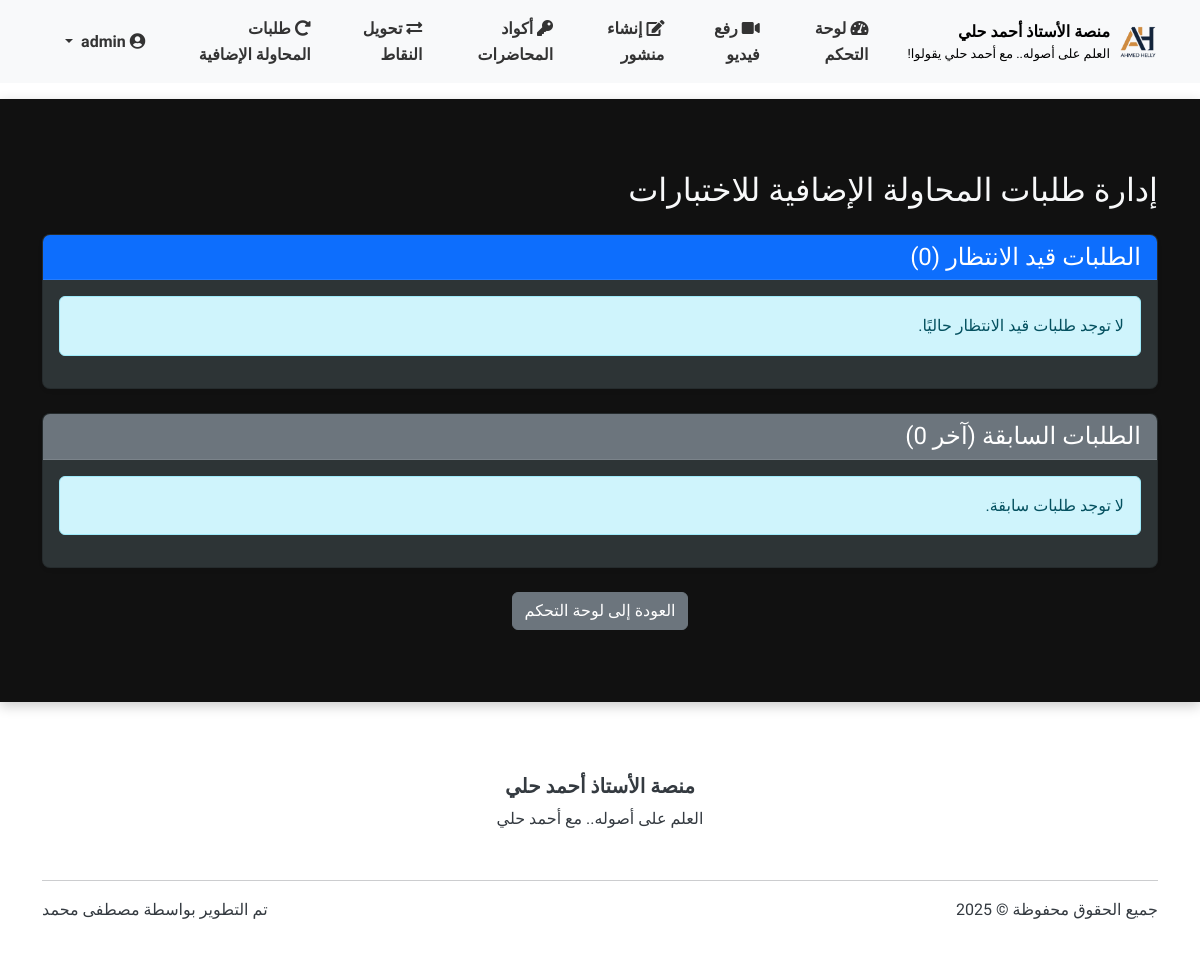
/admin/tests/admin/retry_requests (signed in), run on an earlier commit of the app's database.
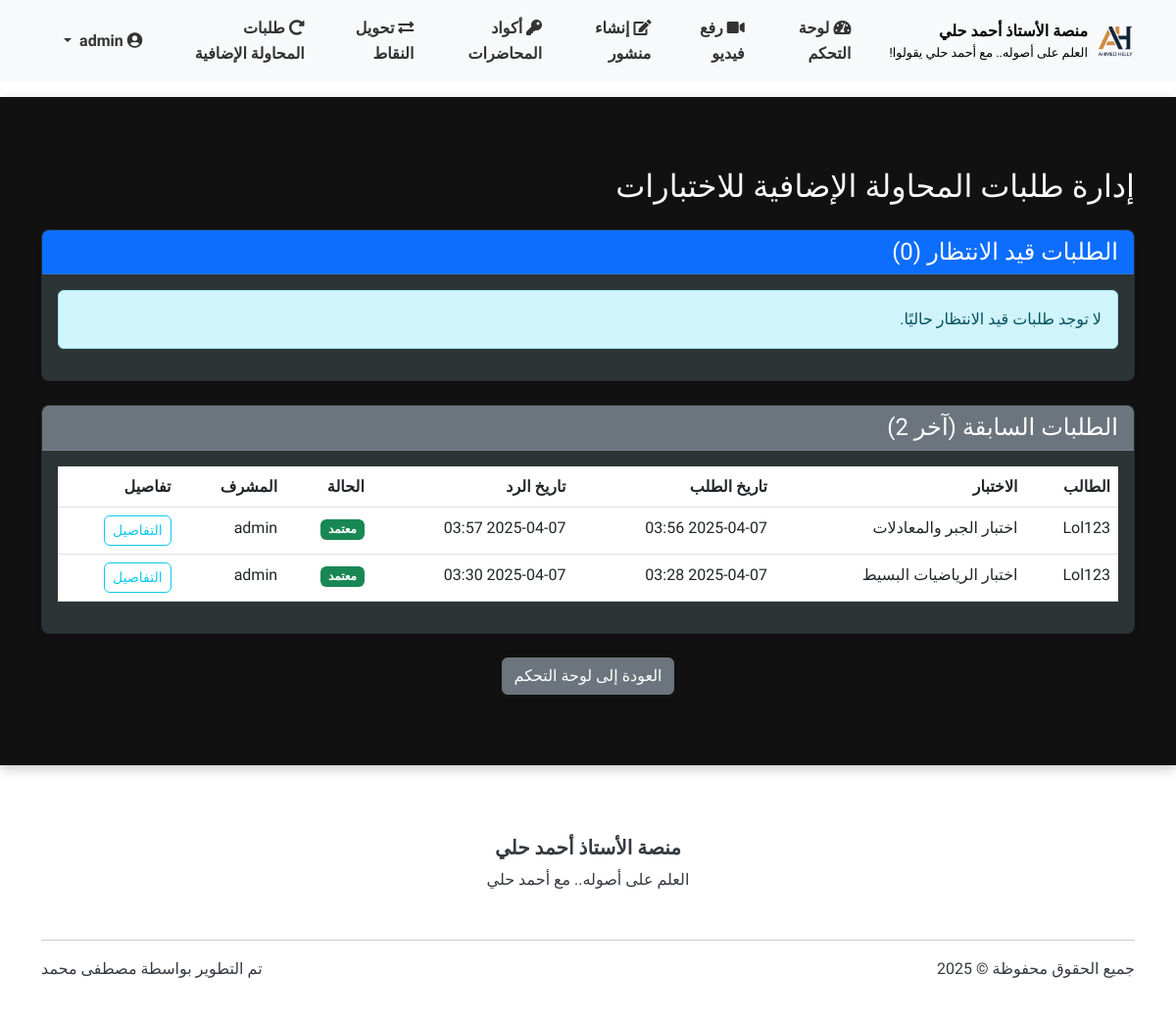
And on a later commit of the database.
### models.py (models this page shows, shortened)
class User(UserMixin, db.Model):
    __tablename__ = 'users'
    id = db.Column(db.Integer, primary_key=True)
    username = db.Column(db.String(64), unique=True, nullable=False)
    full_name = db.Column(db.String(100), nullable=True)  # الاسم الثلاثي
    email = db.Column(db.String(100), nullable=True)  # البريد الإلكتروني للاستعادة
    phone = db.Column(db.String(20), nullable=True)   # رقم الهاتف للاستعادة
    password_hash = db.Column(db.String(256), nullable=False)
    role = db.Column(db.String(20), nullable=False)  # 'admin' or 'student'
    points = db.Column(db.Integer, default=0)  # نقاط المحفظة
    reset_token = db.Column(db.String(100), nullable=True)  # رمز استعادة كلمة المرور
    reset_token_expiry = db.Column(db.DateTime, nullable=True)  # تاريخ انتهاء صلاحية الرمز
    created_at = db.Column(db.DateTime, default=datetime.utcnow)  # تاريخ إنشاء الحساب
    videos = db.relationship('Video', backref='uploader', lazy='dynamic')
    comments = db.relationship('Comment', backref='author', lazy='dynamic')
    posts = db.relationship('Post', backref='author', lazy='dynamic')
    video_views = db.relationship('VideoView', backref='viewer', lazy='dynamic')
    liked_videos = db.relationship('VideoLike', foreign_keys='VideoLike.user_id', backref='liker', lazy='dynamic')
    def is_admin(self):
        return self.role == 'admin'

class TestRetryRequest(db.Model):
    __tablename__ = 'test_retry_requests'
    id = db.Column(db.Integer, primary_key=True)
    test_id = db.Column(db.Integer, db.ForeignKey('tests.id'), nullable=False)
    user_id = db.Column(db.Integer, db.ForeignKey('users.id'), nullable=False)
    request_date = db.Column(db.DateTime, default=datetime.utcnow)
    status = db.Column(db.String(20), default='pending')  # pending, approved, rejected
    reason = db.Column(db.Text, nullable=True)  # سبب طلب المحاولة الإضافية
    admin_response = db.Column(db.Text, nullable=True)  # رد المشرف على الطلب
    response_date = db.Column(db.DateTime, nullable=True)  # تاريخ الرد
    responded_by = db.Column(db.Integer, db.ForeignKey('users.id'), nullable=True)  # المشرف الذي رد على الطلب
    test = db.relationship('Test', foreign_keys=[test_id])
    user = db.relationship('User', foreign_keys=[user_id], backref=db.backref('retry_requests', lazy='dynamic'))
    admin = db.relationship('User', foreign_keys=[responded_by])

class Test(db.Model):
    __tablename__ = 'tests'
    id = db.Column(db.Integer, primary_key=True)
    title = db.Column(db.String(100), nullable=False)
    description = db.Column(db.Text, nullable=True)
    created_by = db.Column(db.Integer, db.ForeignKey('users.id'), nullable=False)
    created_at = db.Column(db.DateTime, default=datetime.utcnow)
    is_active = db.Column(db.Boolean, default=True)
    time_limit_minutes = db.Column(db.Integer, default=30)  # Time limit in minutes
    passing_score = db.Column(db.Integer, default=60)  # Passing score percentage
    max_attempts = db.Column(db.Integer, default=1)  # الحد الأقصى لعدد المحاولات المسموح بها
    access_type = db.Column(db.String(20), default='free')  # free, points, code, both
    points_required = db.Column(db.Integer, default=0)  # النقاط المطلوبة للدخول إلى الاختبار
    access_code = db.Column(db.String(20), nullable=True)  # كود الوصول للاختبار
    questions = db.relationship('TestQuestion', backref='test', lazy='dynamic', cascade='all, delete-orphan')
    attempts = db.relationship('TestAttempt', backref='test', lazy='dynamic')
    creator = db.relationship('User', backref=db.backref('created_tests', lazy='dynamic'))

### test_routes.py (the view)
@admin_tests.route('/admin/retry_requests')
@login_required
def retry_requests():
    if not current_user.is_admin():
        flash('ليس لديك صلاحية للوصول إلى هذه الصفحة', 'danger')
        return redirect(url_for('home'))
    pending_requests = TestRetryRequest.query.filter_by(status='pending').order_by(TestRetryRequest.request_date.desc()).all()
    responded_requests = TestRetryRequest.query.filter(TestRetryRequest.status != 'pending').order_by(TestRetryRequest.response_date.desc()).limit(20).all()
    return render_template(
        'admin/retry_requests.html',
        pending_requests=pending_requests,
        responded_requests=responded_requests
    )

### main.py (called while the page is built)
    @login_manager.user_loader
    def load_user(user_id):
        return models.User.query.get(int(user_id))

### routes.py (called while the page is built)
@app.context_processor
def inject_now():
    return {'now': datetime.now()}

### templates/admin/retry_requests.html (shortened to what this page needs)
{% extends "base.html" %}
{% block content %}
<div class="container my-5">
    <h2 class="mb-4">إدارة طلبات المحاولة الإضافية للاختبارات</h2>
    <div class="card shadow-sm mb-4">
        <div class="card-header bg-primary text-white">
            <h4 class="mb-0">الطلبات قيد الانتظار ({{ pending_requests|length }})</h4>
        </div>
        <div class="card-body">
            {% if pending_requests %}
            <div class="table-responsive">
                <table class="table table-hover">
                    <thead>
                        <tr>
                            <th>الطالب</th>
                            <th>الاختبار</th>
                            <th>تاريخ الطلب</th>
                            <th>سبب الطلب</th>
                            <th>الإجراءات</th>
                        </tr>
                    </thead>
                    <tbody>
                        {% for request in pending_requests %}
                        <tr>
                            <td>{{ request.user.username }}</td>
                            <td>{{ request.test.title }}</td>
                            <td>{{ request.request_date.strftime('%Y-%m-%d %H:%M') }}</td>
                            <td>
                                <button type="button" class="btn btn-sm btn-outline-info" data-bs-toggle="tooltip" data-bs-placement="top" title="{{ request.reason }}">
                                    عرض السبب
                                </button>
                            </td>
                            <td>
                                <a href="{{ url_for('admin_tests.respond_retry_request', request_id=request.id) }}" class="btn btn-sm btn-primary">الرد على الطلب</a>
                            </td>
                        </tr>
                        {% endfor %}
                    </tbody>
                </table>
            </div>
            {% else %}
            <div class="alert alert-info">
                لا توجد طلبات قيد الانتظار حاليًا.
            </div>
            {% endif %}
        </div>
    </div>
    <div class="card shadow-sm">
        <div class="card-header bg-secondary text-white">
            <h4 class="mb-0">الطلبات السابقة (آخر {{ responded_requests|length }})</h4>
        </div>
        <div class="card-body">
            {% if responded_requests %}
            <div class="table-responsive">
                <table class="table table-hover">
                    <thead>
                        <tr>
                            <th>الطالب</th>
                            <th>الاختبار</th>
                            <th>تاريخ الطلب</th>
                            <th>تاريخ الرد</th>
                            <th>الحالة</th>
                            <th>المشرف</th>
                            <th>تفاصيل</th>
                        </tr>
                    </thead>
                    <tbody>
                        {% for request in responded_requests %}
                        <tr>
                            <td>{{ request.user.username }}</td>
                            <td>{{ request.test.title }}</td>
                            <td>{{ request.request_date.strftime('%Y-%m-%d %H:%M') }}</td>
                            <td>{{ request.response_date.strftime('%Y-%m-%d %H:%M') }}</td>
                            <td>
                                {% if request.status == 'approved' %}
                                <span class="badge bg-success">معتمد</span>
                                {% elif request.status == 'rejected' %}
                                <span class="badge bg-danger">مرفوض</span>
                                {% elif request.status == 'used' %}
                                <span class="badge bg-info">تم استخدامه</span>
                                {% else %}
                                <span class="badge bg-secondary">{{ request.status }}</span>
                                {% endif %}
                            </td>
                            <td>{{ request.admin.username if request.admin else '-' }}</td>
                            <td>
                                <button type="button" class="btn btn-sm btn-outline-info" data-bs-toggle="modal" data-bs-target="#requestModal{{ request.id }}">
                                    التفاصيل
                                </button>
                            </td>
                        </tr>
                        {% endfor %}
                    </tbody>
                </table>
            </div>
            {% else %}
            <div class="alert alert-info">
                لا توجد طلبات سابقة.
            </div>
            {% endif %}
        </div>
    </div>
    <div class="text-center mt-4">
        <a href="{{ url_for('admin.dashboard') }}" class="btn btn-secondary">العودة إلى لوحة التحكم</a>
    </div>
</div>
{% endblock %}

### templates/base.html (shortened to what this page needs)
<!DOCTYPE html>
<html lang="ar" dir="rtl">
<head>
    <link rel="stylesheet" href="https://cdnjs.cloudflare.com/ajax/libs/font-awesome/5.15.4/css/all.min.css">
    <link rel="stylesheet" href="https://cdn.jsdelivr.net/npm/bootstrap@5.3.0/dist/css/bootstrap.rtl.min.css">
    <link rel="stylesheet" href="{{ url_for('static', filename='css/style.css') }}">
</head>
<body>
    <header>
        <nav class="navbar navbar-expand-lg navbar-light bg-light sticky-top">
            <div class="container">
                <a class="navbar-brand d-flex align-items-center" href="{{ url_for('main.index') }}">
                    <img src="{{ url_for('static', filename='img/ahmed-helly-logo.png') }}" alt="شعار المنصة" height="50">
                    <div class="ms-2 d-flex flex-column">
                        <span style="font-size: 1rem; color: #000; font-weight: bold;">منصة الأستاذ أحمد حلي</span>
                        <small class="d-none d-md-block" style="font-size: 0.8rem; color: #000;">العلم على أصوله.. مع أحمد حلي يقولوا!</small>
                    </div>
                </a>
                <div class="collapse navbar-collapse navbar-custom" id="navbarNav">
                    <ul class="navbar-nav">
                        {% if current_user.is_authenticated %}
                            {% if current_user.role == 'admin' %}
                                <li class="nav-item">
                                    <a class="nav-link {% if request.path.startswith('/admin/dashboard') %}active{% endif %}" href="{{ url_for('admin.dashboard') }}">
                                        <i class="fas fa-tachometer-alt"></i> لوحة التحكم
                                    </a>
                                </li>
                                <li class="nav-item">
                                    <a class="nav-link {% if request.path.startswith('/admin/upload_video') %}active{% endif %}" href="{{ url_for('admin.upload_video') }}">
                                        <i class="fas fa-video"></i> رفع فيديو
                                    </a>
                                </li>
                                <li class="nav-item">
                                    <a class="nav-link {% if request.path.startswith('/admin/create_post') %}active{% endif %}" href="{{ url_for('admin.create_post') }}">
                                        <i class="fas fa-edit"></i> إنشاء منشور
                                    </a>
                                </li>
                                <li class="nav-item">
                                    <a class="nav-link {% if request.path.startswith('/admin/lecture_codes') %}active{% endif %}" href="{{ url_for('admin.lecture_codes') }}">
                                        <i class="fas fa-key"></i> أكواد المحاضرات
                                    </a>
                                </li>
                                <li class="nav-item">
                                    <a class="nav-link {% if request.path.startswith('/admin/transfer_points') %}active{% endif %}" href="{{ url_for('admin.transfer_points') }}">
                                        <i class="fas fa-exchange-alt"></i> تحويل النقاط
                                    </a>
                                </li>
                                <li class="nav-item">
                                    <a class="nav-link {% if request.path.startswith('/admin/retry_requests') %}active{% endif %}" href="{{ url_for('admin_tests.retry_requests') }}">
                                        <i class="fas fa-redo-alt"></i> طلبات المحاولة الإضافية
                                    </a>
                                </li>
                            {% endif %}
                        {% endif %}
                    </ul>
                    {% if current_user.is_authenticated %}
                    <ul class="navbar-nav ms-auto">
                        <li class="nav-item dropdown">
                            <a class="nav-link dropdown-toggle" href="#" id="navbarDropdown" role="button"
                               data-bs-toggle="dropdown" aria-expanded="false">
                                <i class="fas fa-user-circle"></i>
                                {{ current_user.username }}
                            </a>
                        </li>
                    </ul>
                    {% endif %}
                </div>
            </div>
        </nav>
    </header>
    <main class="py-4">
        {% block content %}{% endblock %}
    </main>
    <footer class="bg-white py-4 mt-5">
        <div class="container">
            <div class="row align-items-center">
                <div class="col-md-12 text-center mb-3">
                    <h5 class="fw-bold">منصة الأستاذ أحمد حلي</h5>
                    <p class="mb-3">العلم على أصوله.. مع أحمد حلي</p>
                </div>
            </div>
            <hr>
            <div class="row">
                <div class="col-md-6">
                    <p>جميع الحقوق محفوظة &copy; 2025</p>
                </div>
                <div class="col-md-6 text-md-end">
                    <p>تم التطوير بواسطة <a href="https://www.linkedin.com/in/mstafamohamed/" target="_blank">مصطفى محمد</a></p>
                </div>
            </div>
        </div>
    </footer>
</body>
</html>

### static/css/style.css (style rules this page uses)
:root { --primary-color: #1a4c78; --primary-light: #2c6ca8; --primary-dark: #0f3251; --secondary-color: #27ae60; --secondary-light: #4cc482; --secondary-dark: #208e4e; --accent-color: #e67e22; --accent-light: #f4a261; --accent-dark: #c26620; --danger-color: #e74c3c; --text-light: #f8f9fa; --text-dark: #343a40; --bg-light: #ffffff; --bg-dark: #111111; --bg-card: #2d3436; --bg-card-dark: #222; --header-height: 80px; }
body { direction: rtl; text-align: right; font-family: 'Tajawal', 'Segoe UI', Tahoma, Geneva, Verdana, sans-serif; line-height: 1.6; color: #333; background-color: var(--bg-light); transition: background-color 0.3s ease; display: flex; flex-direction: column; min-height: 100vh; }
main { background-color: var(--bg-dark); color: var(--text-light); border-radius: 0; box-shadow: 0 4px 12px rgba(0,0,0,0.2); padding: 20px 0; flex: 1; }
header, footer { background-color: var(--bg-light); color: var(--text-dark); }
.navbar-custom .nav-link { color: var(--text-dark) !important; margin-right: 15px; padding: 8px 15px; border-radius: 5px; transition: all 0.3s ease; font-weight: bold; }
.card { animation: fadeIn 0.6s ease-out; border-radius: 8px; overflow: hidden; box-shadow: 0 4px 12px rgba(0,0,0,0.1); transition: all 0.3s ease; background-color: var(--bg-card); color: var(--text-light); }
.card .card-header { background-color: var(--bg-card-dark); color: var(--text-light); border-bottom: 1px solid rgba(255,255,255,0.1); }
.btn { transition: all 0.3s ease; border-radius: 6px; font-weight: 500; }
footer { background-color: var(--bg-light); color: var(--text-dark); padding: 2rem 0; }
footer a { color: var(--text-dark); text-decoration: none; transition: all 0.3s ease; }
.navbar-brand img { max-height: 40px; }
.navbar-custom .nav-link { font-weight: bold; }

### templates/base.html (style rules this page uses)
body { font-family: 'Tajawal', sans-serif; }
.navbar-custom .nav-link { color: #333 !important; margin-left: 15px; font-weight: bold; }

What changed in the data, as far as the page shows it:
added TestRetryRequest: user.username "Lol123", test "اختبار الجبر والمعادلات", request_date "2025-04-07 03:56", response_date "2025-04-07 03:57", status "معتمد", admin "admin"
added TestRetryRequest: user.username "Lol123", test "اختبار الرياضيات البسيط", request_date "2025-04-07 03:28", response_date "2025-04-07 03:30", status "معتمد", admin "admin"
Also different on the page:
{{ responded_requests|length }}: "0" → "2"
text no longer shown: "لا توجد طلبات سابقة."
text now shown: "الطالب الاختبار تاريخ الطلب تاريخ الرد الحالة المشرف تفاصيل"
